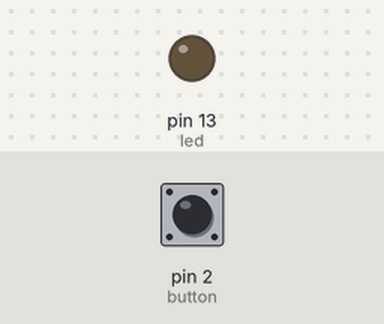
A sketch run on a simulated Arduino Uno, built with avr-gcc and run on an emulated ATmega328P. Parts: output pins drawn as LEDs (lit = HIGH). Inputs (shaded band) come from the test bench; at power-on: pin 2 (button) LOW.

Above: at 2.8 s.
2.9 s: pin 2 (button) pulled HIGH for 1.2 s
At 4.1 s:
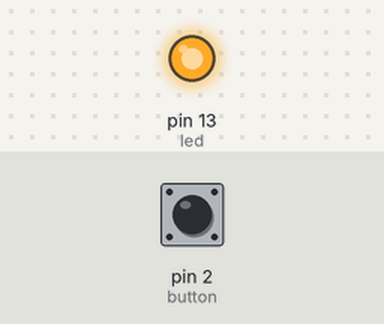
6.5 s: pin 2 (button) pulled HIGH for 3.2 s
At 10.6 s:
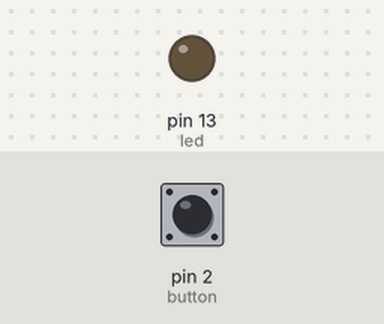
Timing chart, 0 to 12.1 s (numbered marks = the images above; inputs shaded):
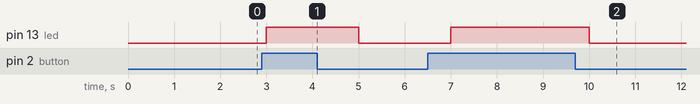

Measured:
- after the input at 2.9 s, pin 13 (led): LOW → HIGH after 0.10 s, → LOW 2.0 s later
- after the input at 6.5 s, pin 13 (led): LOW → HIGH after 0.50 s, → LOW 3.0 s later

The sketch:

Button_controlled_led.ino
```cpp
int led=13;
int button=2;
int buttonstate=0;
void setup() {
  pinMode(led,OUTPUT);
  pinMode(button,INPUT);

}

void loop() {
  buttonstate=digitalRead(button);
  if(buttonstate==HIGH){
    digitalWrite(led,HIGH);
  }
  else{
    digitalWrite(led,LOW);
  }
  delay(1000);
  // put your main code here, to run repeatedly:

}
```
